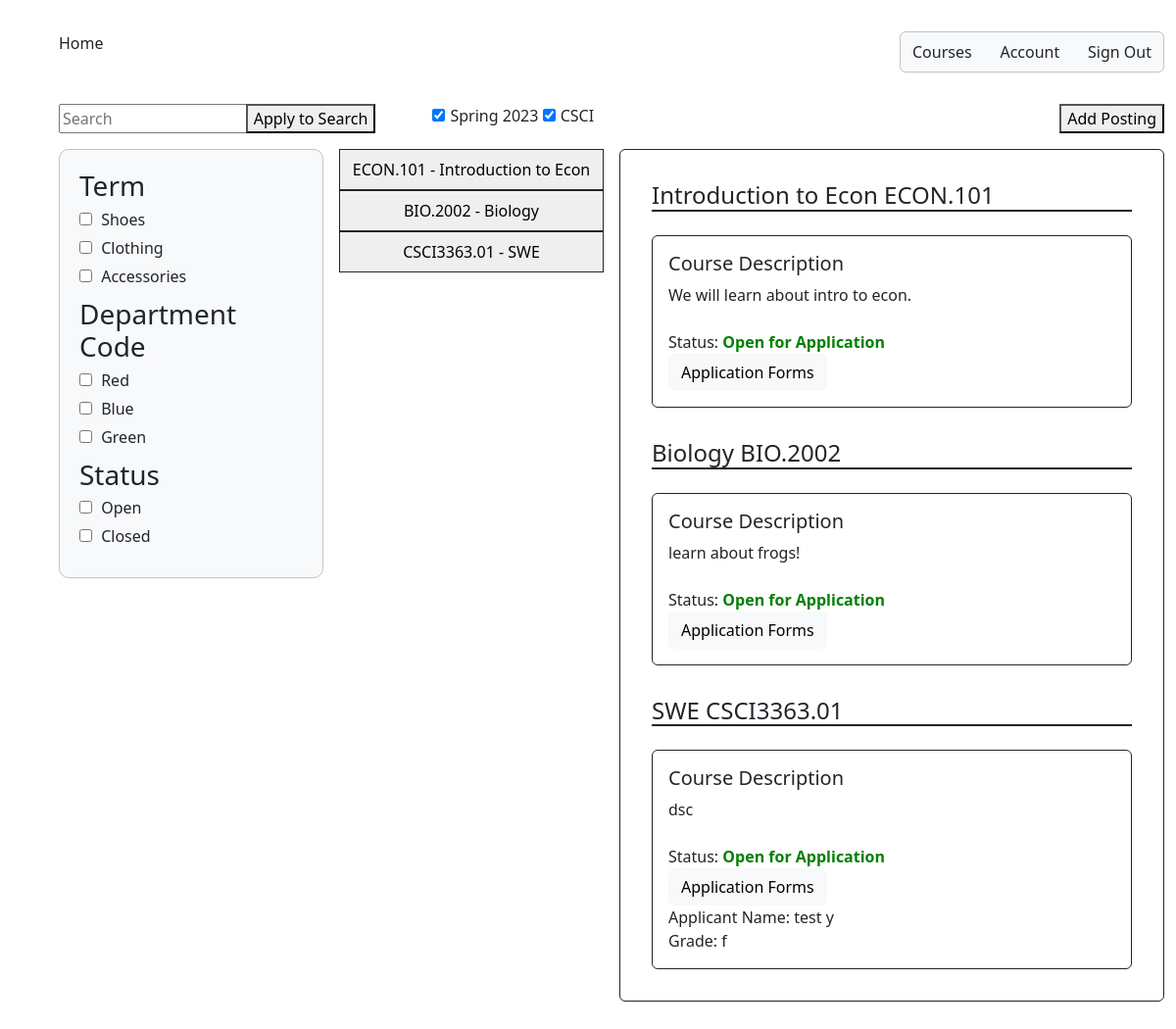
The page /instructor_summary/ on the database its author committed.
### InstructorAddCourse/models.py (models this page shows)
class InstructorAddCourse(models.Model):
	course_name = models.CharField(max_length=255)
	course_number = models.CharField(max_length=255)
	course_instructor = models.CharField(max_length=255)
	course_description = models.CharField(max_length=800)
	total_time_commitment = models.DecimalField(max_digits=2, decimal_places=0, validators=[MinValueValidator(0)], default=0)
	has_discussion = models.CharField(choices=[('yes', 'Yes'),('no', 'No')], max_length=50, default='')
	num_ta_needed = models.DecimalField(max_digits=2, decimal_places=0, validators=[MinValueValidator(0)], default=0)
	curr_num_ta = models.IntegerField(default=0)
	graded_meeting = models.CharField(choices=[('yes', 'Yes'),('no', 'No')], max_length=50, default='')
	office_hours = models.DecimalField(max_digits=2, decimal_places=0, validators=[MinValueValidator(0)], default=0)
	other_info = models.CharField(max_length=800, default=None)
	term = models.CharField(default=get_default_term(), max_length=100)

### application/models.py (models this page shows)
class Application(models.Model):
    course_number = models.CharField(max_length=255, default=None)
    first_name = models.CharField(max_length=255, default=None)
    last_name = models.CharField(max_length=255, default=None)
    eagle_id = models.CharField(max_length=255, default=None)
    GRADES = (
        ('--', '--'),
        ('a', 'A'),
        ('a-', 'A-'),
        ('b+', 'B+'),
        ('b-', 'B-'),
        ('c+', 'C+'),
        ('c', 'C'),
        ('c-', 'C-'),
        ('d+', 'D+'),
        ('d', 'D'),
        ('d-', 'D-'),
        ('f', 'F'),
        ('n/a', 'N/A')
    )
    GRAD = (
        ('--', '--'),
        ('2023','2023'),
        ('2024', '2024'),
        ('2025', '2025'),
        ('2026', '2026')
    )
    grad = models.CharField(max_length=50, choices=GRAD, default='')
    past_course = models.CharField(choices=[('yes', 'Yes'),('no', 'No')], max_length=50, default='')
    grade = models.CharField(max_length=50, choices=GRADES, default='')
    hours = models.DecimalField(max_digits=2, decimal_places=0, validators=[MinValueValidator(0)], default=0)
    other_courses = models.CharField(max_length=800, default=None)
    misc_information = models.CharField(max_length=800, default=None)

### instructorSummary/views.py (the view)
# urls.py: path('instructor_summary/', instructor_summary_view),
def instructor_summary_view(response):
    course_objects = InstructorAddCourse.objects.all()
    application_objects = Application.objects.all()
    context = {'course_objects': course_objects,
               'application_objects': application_objects}
    return render(response, "instructorSummary.html", context)

### templates/instructorSummary.html (shortened to what this page needs)
<!DOCTYPE html>
{% extends 'appbase.html' %} {% block content %} {% load static %}
<html>
    <head>
        <link rel="stylesheet" href="{% static 'adminSummary.css' %}" />
    </head>
        <body>
            <div class="container-fluid">
              <div class="row">
                <div class="col-sm-2">
                  <div id="search-box">
                    <input type="text" id="search-input" placeholder="Search" />
                  </div>
                </div>
                <div class="col-sm-2">
                  <button id="apply-to-search-btn">Apply to Search</button>
                </div>
                <div class="col-sm">
                  <div class="applied-filters">
                    <label
                      ><input type="checkbox" name="category" value="shoes" checked />
                      Spring 2023</label
                    >
                    <label
                      ><input type="checkbox" name="color" value="red" checked />
                      CSCI</label
                    >
                  </div>
                </div>
                <div class="col-sm-2">
                  <div class="text-end">
                    <a href="http://127.0.0.1:8000/add_course/">
                      <button id="add-posting-btn">Add Posting</button>
                    </a>
                  </div>
                </div>
              </div>
                <div class="row">
                    <div class="col">
                        <div class="filter-box">
                          <div class="filter-group">
                            <h3>Term</h3>
                            <label
                              ><input type="checkbox" name="category" value="shoes" />
                              Shoes</label
                            >
                            <label
                              ><input type="checkbox" name="category" value="clothing" />
                              Clothing</label
                            >
                            <label
                              ><input type="checkbox" name="category" value="accessories" />
                              Accessories</label
                            >
                          </div>
                          <div class="filter-group">
                            <h3>Department Code</h3>
                            <label
                              ><input type="checkbox" name="color" value="red" /> Red</label
                            >
                            <label
                              ><input type="checkbox" name="color" value="blue" /> Blue</label
                            >
                            <label
                              ><input type="checkbox" name="color" value="green" />
                              Green</label
                            >
                          </div>
                          <div class="filter-group">
                            <h3>Status</h3>
                            <label
                              ><input type="checkbox" name="size" value="small" /> Open</label
                            >
                            <label
                              ><input type="checkbox" name="size" value="medium" />
                              Closed</label
                            >
                            </div>
                        </div>
                    </div>
                    <div class="col">
                        {% for course in course_objects %}
                        <button class="border border-1 border-dark p-2" style="width:100%">
                            <div>{{ course.course_number}} - {{ course.course_name}}</div>
                        </button>
                        {% endfor %}
                    </div>
                    <div class="col-6">
                        <div class="border border-1 border-dark rounded p-3">
                            {% for course in course_objects %}
                            <div class="p-3">
                            <h4 class="border-bottom border-2 border-dark">{{ course.course_name }}&nbsp;{{ course.course_number}}</h4>
                            <div class="border border-1 border-dark rounded p-3 mt-4">
                                <h5>Course Description</h5>
                                <div>{{ course.course_description }}</div>
                                <div class="mt-4">Status: <strong style="color: green;">Open for Application</strong></div>
                                <button class="btn btn-light">Application Forms</button>
                                {% for application in application_objects %}
                                  {% if course.course_number == application.course_number %}
                                    <div>Applicant Name: {{ application.first_name }} {{ application.last_name }}</div>
                                    <div>Grade: {{ application.grade }}</div>
                                  {% endif %}
                                {% endfor %}
                            </div>
                            </div>
                            {% endfor %}
                        </div>
                    </div>
                </div>
            </div>
        </body>
</html>
{% endblock %}

### static/appbase.css (style rules this page uses)
.rounded { border-radius: 10px; border: 1px solid #c3c3c3; }

### static/adminSummary.css (style rules this page uses)
body { height: 100%; }
.filter-box { padding: 20px; border: 1px solid #c3c3c3; background-color: #f8f9fa; border-radius: 10px; }
.filter-group { margin-bottom: 10px; }
.filter-group h3 { margin-top: 0; margin-bottom: 5px; }
.filter-group label { display: block; margin-bottom: 5px; }
.filter-group input[type="checkbox"] { margin-right: 5px; }
.applied-filters input[type="checkbox"] { margin-right: 1px; }
[class*="col"] { padding: 0.5rem; }

### rows shown on the page
InstructorAddCourse: course_number "ECON.101", course_name "Introduction to Econ", course_description "We will learn about intro to econ."
InstructorAddCourse: course_number "BIO.2002", course_name "Biology", course_description "learn about frogs!"
InstructorAddCourse: course_number "CSCI3363.01", course_name "SWE", course_description "dsc"
Application: first_name "test", last_name "y", grade "f"
